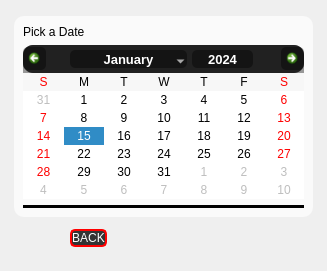
         <widget class="QWidget" name="calenpage">
          <layout class="QVBoxLayout" name="verticalLayout_20">
           <item>
            <widget class="QFrame" name="frame_21">
             <property name="styleSheet">
              <string notr="true">background-color: rgba(0, 0, 0,0);</string>
             </property>
             <property name="frameShape">
              <enum>QFrame::StyledPanel</enum>
             </property>
             <property name="frameShadow">
              <enum>QFrame::Raised</enum>
             </property>
             <layout class="QVBoxLayout" name="verticalLayout_23">
              <property name="spacing">
               <number>0</number>
              </property>
              <property name="leftMargin">
               <number>0</number>
              </property>
              <property name="topMargin">
               <number>0</number>
              </property>
              <property name="rightMargin">
               <number>0</number>
              </property>
              <property name="bottomMargin">
               <number>0</number>
              </property>
              <item>
               <widget class="QFrame" name="frame_22">
                <property name="styleSheet">
                 <string notr="true">background-color: rgba(0, 0, 0,0);</string>
                </property>
                <property name="frameShape">
                 <enum>QFrame::StyledPanel</enum>
                </property>
                <property name="frameShadow">
                 <enum>QFrame::Raised</enum>
                </property>
                <layout class="QVBoxLayout" name="verticalLayout_21">
                 <property name="spacing">
                  <number>0</number>
                 </property>
                 <property name="leftMargin">
                  <number>0</number>
                 </property>
                 <property name="topMargin">
                  <number>0</number>
                 </property>
                 <property name="rightMargin">
                  <number>0</number>
                 </property>
                 <property name="bottomMargin">
                  <number>0</number>
                 </property>
                 <item>
                  <widget class="QFrame" name="frame_23">
                   <property name="frameShape">
                    <enum>QFrame::StyledPanel</enum>
                   </property>
                   <property name="frameShadow">
                    <enum>QFrame::Raised</enum>
                   </property>
                   <layout class="QHBoxLayout" name="horizontalLayout_7">
                    <property name="spacing">
                     <number>0</number>
                    </property>
                    <property name="leftMargin">
                     <number>0</number>
                    </property>
                    <property name="topMargin">
                     <number>0</number>
                    </property>
                    <property name="rightMargin">
                     <number>0</number>
                    </property>
                    <property name="bottomMargin">
                     <number>0</number>
                    </property>
                   </layout>
                  </widget>
                 </item>
                 <item>
                  <widget class="QFrame" name="frame_35">
                   <property name="sizePolicy">
                    <sizepolicy hsizetype="Preferred" vsizetype="Expanding">
                     <horstretch>0</horstretch>
                     <verstretch>0</verstretch>
                    </sizepolicy>
                   </property>
                   <property name="frameShape">
                    <enum>QFrame::StyledPanel</enum>
                   </property>
                   <property name="frameShadow">
                    <enum>QFrame::Raised</enum>
                   </property>
                   <layout class="QHBoxLayout" name="horizontalLayout_19">
                    <property name="spacing">
                     <number>0</number>
                    </property>
                    <property name="leftMargin">
                     <number>0</number>
                    </property>
                    <property name="topMargin">
                     <number>0</number>
                    </property>
                    <property name="rightMargin">
                     <number>0</number>
                    </property>
                    <property name="bottomMargin">
                     <number>0</number>
                    </property>
                    <item>
                     <widget class="QFrame" name="frame_91">
                      <property name="frameShape">
                       <enum>QFrame::StyledPanel</enum>
                      </property>
                      <property name="frameShadow">
                       <enum>QFrame::Raised</enum>
                      </property>
                     </widget>
                    </item>
                    <item alignment="Qt::AlignHCenter">
                     <widget class="QFrame" name="frame_92">
                      <property name="styleSheet">
                       <string notr="true">background-color: rgba(250, 250, 250,250);
border-radius:10px;</string>
                      </property>
                      <property name="frameShape">
                       <enum>QFrame::StyledPanel</enum>
                      </property>
                      <property name="frameShadow">
                       <enum>QFrame::Raised</enum>
                      </property>
                      <layout class="QGridLayout" name="gridLayout_7">
                       <item row="0" column="0">
                        <widget class="QLabel" name="label_11">
                         <property name="styleSheet">
                          <string notr="true">font: 16pt &quot;Copperplate Gothic Bold&quot;;
background-color: rgba(0, 0, 0, 0);
color: rgb(0, 0, 0);</string>
                         </property>
                         <property name="text">
                          <string>Pick a Date </string>
                         </property>
                        </widget>
                       </item>
                       <item row="1" column="0">
                        <widget class="QFrame" name="frame_93">
                         <property name="styleSheet">
                          <string notr="true">background-color: rgba(0, 0, 0, 100);</string>
                         </property>
                         <property name="frameShape">
                          <enum>QFrame::StyledPanel</enum>
                         </property>
                         <property name="frameShadow">
                          <enum>QFrame::Raised</enum>
                         </property>
                         <layout class="QHBoxLayout" name="horizontalLayout_23">
                          <property name="spacing">
                           <number>0</number>
                          </property>
                          <property name="leftMargin">
                           <number>0</number>
                          </property>
                          <property name="topMargin">
                           <number>0</number>
                          </property>
                          <property name="rightMargin">
                           <number>0</number>
                          </property>
                          <property name="bottomMargin">
                           <number>0</number>
                          </property>
                          <item alignment="Qt::AlignVCenter">
                           <widget class="QCalendarWidget" name="calendarWidget">
                            <property name="autoFillBackground">
                             <bool>false</bool>
                            </property>
                            <property name="styleSheet">
                             <string notr="true">
#calendarWidget QWidget{

    
     border-radius:5px;	
     /*alternate-background-color: rgba(0, 0, 0, 100) ;*/
    
}

#qt_calendar_navigationbar{
   background-color: rgba(0, 0, 0, 200);
	font: 8pt &quot;Courier New&quot;;
	
	color: rgba(255, 255, 255,150);
   border: solid rgba(0, 0, 0, 100);
   /*border-bottom: 0px;*/
   border-top-left-radius: 10px;
   border-top-right-radius: 10px;
}
#qt_calendar_prevmonth,
#qt_calendar_nextmonth {

 border: none;

 qproperty-icon: none;

 min-width: 13px;

 max-width: 13px;

 min-height: 13px;

 max-height: 13px;

 border-radius: 5px;

 padding: 5px;
}
#qt_calendar_prevmonth{
	image: url(:/icons/arrow-left-circle.svg);



}

#qt_calendar_nextmonth{image:  url(:/icons/arrow-right-circle.svg); }


#qt_calendar_prevmonth:hover,
#qt_calendar_nextmonth:hover{ background-color: rgba(0, 0, 0, 100);}


#qt_calendar_prevmonth:pressed,
#qt_calendar_nextmonth:pressed { background-color:gba(235, 235, 235, 100); }

/* Style for month and year buttons*/

#qt_calendar_yearbutton { font: 8pt &quot;Courier New&quot;;color: rgb(255, 255, 255); margin: 5px; border-radius: 5px; font-size: 13px; padding: 0 10px;}


#qt_calendar_monthbutton { 
 width: 110px;
 font-size: 13px;

color: rgb(255, 255, 255); border-radius: 5px; 

margin: 5px 0;

padding: 0px 2px;}

#qt_calendar_yearnutton:hover,
#qt_calendar_monthbutton:hover{ background-color: rgba(0, 0, 0, 100);

}

#qt_calendar_yearnutton:pressed,
#qt_calendar_monthbutton:pressed { background-color: rgba(255, 255, 255, 100);

}


#qt_calendar_yearedit {
 min-width: 53px;
 border-top-right-radius: 5px;
 border-top-left-radius: 5px;
 

	background-color: rgba(255, 255, 255, 80);/*

color: rgb(255, 255, 255);*/ font-size: 13px; }



#qt_calendar_yearedit::down-button {image: url(:/icons/chevrons-down.svg);  subcontrol-position: right; }


#qt_calendar_yearedit::up-button { image: url(:/icons/chevrons-up.svg); subcontrol-position: left;}

#qt_calendar_yearedit::down-button, #qt_calendar_yearedit::up-button { width:10px; padding: 0px 5px; border-radius: 3px; }

#qt_calendar_yearedit::down-button:hover,
#qt_calendar_yearedit::up-button:hover{ background-color: rgba(0, 0, 0, 100);}
#calendarWidget QToolButton QMenu {

background-color: rgba(255, 255, 255, 100);}

#calendarWidget QToolButton QMenu::item{
  padding: 5px;
}
#calendarWidget QToolButton QMenu::item:selected:enabled {

background-color: rgba(0, 0, 0, 100);}

#calendarWidget QToolButton::menu-indicator { 

nosubcontrol-origin: margin; subcontrol-position: right center; width: 20px;

margin-top: 10px;
width: 20px;

}


#qt_calendar_calendarview {

/*border: 2px solid rgba(0, 0, 0, 100);*/

border-top: 0px;
	background-color: rgb(255, 255, 255);

border-radius: 5px;

}

#qt_calendar_calendarview::item:hover {

border-radius: 5px;
	font: 8pt &quot;Courier New&quot;;

background-color:rgb(131, 131, 131);

}

#qt_calendar_calendarview::item:selected{
  border-radius: 5px;

  background-color: rgba(0, 0, 0, 200);

 }</string>
                            </property>
                            <property name="firstDayOfWeek">
                             <enum>Qt::Sunday</enum>
                            </property>
                            <property name="selectionMode">
                             <enum>QCalendarWidget::SingleSelection</enum>
                            </property>
                            <property name="horizontalHeaderFormat">
                             <enum>QCalendarWidget::SingleLetterDayNames</enum>
                            </property>
                            <property name="verticalHeaderFormat">
                             <enum>QCalendarWidget::NoVerticalHeader</enum>
                            </property>
                            <property name="navigationBarVisible">
                             <bool>true</bool>
                            </property>
                            <property name="dateEditEnabled">
                             <bool>true</bool>
                            </property>
                           </widget>
                          </item>
                         </layout>
                        </widget>
                       </item>
                       <item row="2" column="0" alignment="Qt::AlignTop">
                        <widget class="QFrame" name="frame_101">
                         <property name="frameShape">
                          <enum>QFrame::StyledPanel</enum>
                         </property>
                         <property name="frameShadow">
                          <enum>QFrame::Raised</enum>
                         </property>
                         <layout class="QVBoxLayout" name="verticalLayout_24">
                          <property name="spacing">
                           <number>0</number>
                          </property>
                          <property name="leftMargin">
                           <number>0</number>
                          </property>
                          <property name="topMargin">
                           <number>0</number>
                          </property>
                          <property name="rightMargin">
                           <number>0</number>
                          </property>
                          <property name="bottomMargin">
                           <number>0</number>
                          </property>
                          <item alignment="Qt::AlignTop">
                           <widget class="Line" name="line">
                            <property name="styleSheet">
                             <string notr="true">background-color: rgb(0, 0, 0);</string>
                            </property>
                            <property name="orientation">
                             <enum>Qt::Horizontal</enum>
                            </property>
                           </widget>
                          </item>
                         </layout>
                        </widget>
                       </item>
                      </layout>
                     </widget>
                    </item>
                    <item>
                     <widget class="QFrame" name="frame_102">
                      <property name="sizePolicy">
                       <sizepolicy hsizetype="Preferred" vsizetype="Expanding">
                        <horstretch>0</horstretch>
                        <verstretch>0</verstretch>
                       </sizepolicy>
                      </property>
                      <property name="frameShape">
                       <enum>QFrame::StyledPanel</enum>
                      </property>
                      <property name="frameShadow">
                       <enum>QFrame::Raised</enum>
                      </property>
                     </widget>
                    </item>
                   </layout>
                  </widget>
                 </item>
                 <item alignment="Qt::AlignBottom">
                  <widget class="QFrame" name="frame_114">
                   <property name="sizePolicy">
                    <sizepolicy hsizetype="Preferred" vsizetype="Expanding">
                     <horstretch>0</horstretch>
                     <verstretch>0</verstretch>
                    </sizepolicy>
                   </property>
                   <property name="frameShape">
                    <enum>QFrame::StyledPanel</enum>
                   </property>
                   <property name="frameShadow">
                    <enum>QFrame::Raised</enum>
                   </property>
                   <layout class="QHBoxLayout" name="horizontalLayout_31">
                    <property name="spacing">
                     <number>0</number>
                    </property>
                    <property name="leftMargin">
                     <number>0</number>
                    </property>
                    <property name="topMargin">
                     <number>0</number>
                    </property>
                    <property name="rightMargin">
                     <number>0</number>
                    </property>
                    <property name="bottomMargin">
                     <number>0</number>
                    </property>
                    <item alignment="Qt::AlignBottom">
                     <widget class="QFrame" name="frame_115">
                      <property name="frameShape">
                       <enum>QFrame::StyledPanel</enum>
                      </property>
                      <property name="frameShadow">
                       <enum>QFrame::Raised</enum>
                      </property>
                      <layout class="QHBoxLayout" name="horizontalLayout_45">
                       <item alignment="Qt::AlignHCenter">
                        <widget class="QPushButton" name="pushButton_14">
                         <property name="styleSheet">
                          <string notr="true">QPushButton#pushButton_14{
 
	border: 2px solid red;
	font: 12pt &quot;Copperplate Gothic Bold&quot;;
	background-color:rgba(0,0,0,200);
    color: rgb(255,255,255);
    border-radius:5px;
}
QPushButton#pushButton_14:hover{
    background-color:rgb(255,255,255);
    color: rgb(0,0,0);
}
QPushButton#pushButton_14:pressed{
    background-color: rgba(255,255,255,210);
}</string>
                         </property>
                         <property name="text">
                          <string>BACK</string>
                         </property>
                         <property name="icon">
                          <iconset resource="attachments/icons.qrc">
                           <normaloff>:/icons/arrow-left.svg</normaloff>:/icons/arrow-left.svg</iconset>
                         </property>
                         <property name="iconSize">
                          <size>
                           <width>80</width>
                           <height>30</height>
                          </size>
                         </property>
                        </widget>
                       </item>
                      </layout>
                     </widget>
                    </item>
                    <item alignment="Qt::AlignBottom">
                     <widget class="QFrame" name="frame_116">
                      <property name="frameShape">
                       <enum>QFrame::StyledPanel</enum>
                      </property>
                      <property name="frameShadow">
                       <enum>QFrame::Raised</enum>
                      </property>
                      <layout class="QHBoxLayout" name="horizontalLayout_46"/>
                     </widget>
                    </item>
                   </layout>
                  </widget>
                 </item>
                </layout>
               </widget>
              </item>
             </layout>
            </widget>
           </item>
          </layout>
         </widget>
